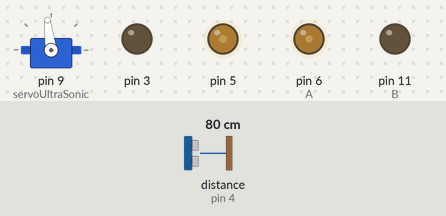
Bench run of a sketch on a simulated Arduino Uno, built with avr-gcc and run on an emulated ATmega328P. On the bench: servo, output pins drawn as LEDs (lit = HIGH). Dashed ring = blinking. The inputs (shaded band) are chosen by the test bench; at power-on: distance to the obstacle (sensor on pin 4) 80 cm. The echo pulse lasts 58.3 µs per cm.

Above: at 2.2 s.
2.3 s: distance to the obstacle (sensor on pin 4) set to 28 cm
4.0 s: distance to the obstacle (sensor on pin 4) set to 21 cm
At 4.6 s:
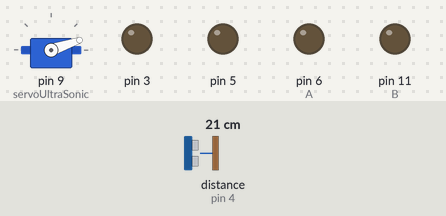
At 4.99 s:
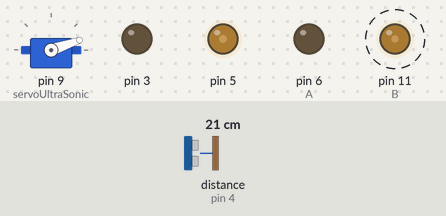
Timing chart, 0 to 13.3 s (numbered marks = the images above; inputs shaded):
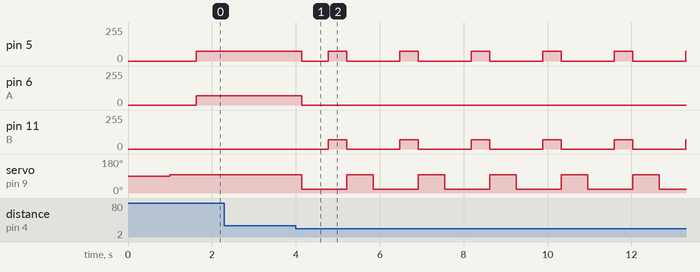

The sketch:

servoUltraSonic.ino
```cpp
// 调用库以及其他头文件
#include "Servo.h"
#include "SR04.h"
#include "setting.h"

// 绑定电机引脚
int carLeftA = 6;
int carLeftB = 11;
int carRightA = 5;
int carRightB = 3;

// 初始化超声波和舵机
SR04 sr04 = SR04(ECHO_PIN, TRIG_PIN);
Servo servoUltraSonic;

void setup()
{
  // 绑定舵机引脚
  servoUltraSonic.attach(9);
  // 延时，方便操作。
  delay(1000);
  /*
  * 根据官方文档，使用analogWrite()函数的引脚，
  * 可以不使用pinMode()进行初始化，所以略去。
  */
}
void loop()
{
  // 声明两个长整形变量，用于存储前方、右方的测距结果。
  long forwardDistance = 0;
  long rightDistance = 0;
  // 调用函数测量前方距离
  forwardDistance = controlServoAndGetDistance(FORWARD);
  if (forwardDistance >= 25)
  {
    // 如果前方距离大于25cm，继续向前走。
    forward();
  }
  else
  {
    // 如果前方距离小于25cm，停车，测量右方距离。
    brake();
    rightDistance = controlServoAndGetDistance(RIGHT);
    if (rightDistance >= 25)
    {
      // 如果右方距离大于25cm，向右转。
      turn(RIGHT);
    }
    else
    {
      // 如果右方距离小于25cm，向左转。
      turn(LEFT);
    }
  }
}
```

common.ino
```cpp
// 该文件包含一些常用控制函数

/*
 * @函数名：void speedControl(int side, int dir)；
 * @参数：side 可选参数：LEFT / RIGHT
 *       dir  可选参数：FORWARD / BACK / STOP
 * @备注："MISTAKE"参数用来微调两个电机的速度，
 *        例子中右轮较慢，因此在给右轮赋值时多加了5，
 *        该数值应根据实际进行适当调节。
 */
#define MISTAKE 5
void speedControl(int side, int dir)
{
  int A, B;
  int s;
  if (LEFT == side)
  {
    A = carLeftA;
    B = carLeftB;
    s = SPEED;
  }
  else if (RIGHT == side)
  {
    A = carRightA;
    B = carRightB;
    s = SPEED + MISTAKE;
  }
  if (FORWARD == dir)
  {
    analogWrite(A, s);
    analogWrite(B, 0);
  }
  else if (BACK == dir)
  {
    analogWrite(A, 0);
    analogWrite(B, s);
  }
  else if (STOP == dir)
  {
    analogWrite(A, 0);
    analogWrite(B, 0);
  }
}
/*
 * @函数名：void turn(int dir)；
 * @参数：dir 可选参数：LEFT / RIGHT
 * @备注："TURN_TIME"参数用来调节单次转向的延时时间，
 *        已用于精确控制专项角度为90度，
 *        例子中使用450ms，需要根据实际进行微调。
 */
#define TURN_TIME 450
void turn(int dir)
{
  if (LEFT == dir)
  {
    speedControl(RIGHT, FORWARD);
    speedControl(LEFT, BACK);
    delay(TURN_TIME);
    brake();
  }
  else if (RIGHT == dir)
  {
    speedControl(LEFT, FORWARD);
    speedControl(RIGHT, BACK);
    delay(TURN_TIME);
    brake();
  }
  else
  {
    // do nothing
  }
}
/*
 * @函数名：brake()；
 * @参数：无
 * @备注：封装停车函数，便于调用。
 */
void brake()
{
  speedControl(LEFT, STOP);
  speedControl(RIGHT, STOP);
}
/*
 * @函数名：forward()；
 * @参数：无
 * @备注：封装前进函数，便于调用。
 */
void forward()
{
  speedControl(RIGHT, FORWARD);
  speedControl(LEFT, FORWARD);
}
/*
 * @函数名：backward()；
 * @参数：无
 * @备注：封装后退函数，便于调用，此项目中未用到。
 */
void backward()
{
  speedControl(RIGHT, BACK);
  speedControl(LEFT, BACK);
}
/*
 * @函数名：long controlServoAndGetDistance(int dir)；
 * @参数：dir  可选参数：FORWARD / LEFT / RIGHT
 * @返回值：长整形 测距均值
 * @备注："dir"参数给定后，会将舵机转至指定角度，
 *        例子中，舵机对中值为97，
 *        向左为180，向右为19，
 *        应根据实际情况进行微调。
 *        例子中，LEFT方向没有用到。
 */
long controlServoAndGetDistance(int dir)
{
  long disAvg = 999;
  if (FORWARD == dir)
  {
    servoUltraSonic.write(97);
  }
  else if (LEFT == dir)
  {
    servoUltraSonic.write(180);
  }
  else if (RIGHT == dir)
  {
    servoUltraSonic.write(19);
  }
  else
  {
    // do nothing
  }
  // 该延时的作用为，等待舵机转向完成。
  delay(500);
  // 调用SR04库的平均值采样方法。该方法每间隔25ms采样5次，去最大最小值，取平均值。
  disAvg = sr04.DistanceAvg(25, 5);
  return disAvg;
}
```

setting.h
```cpp
// 一些特殊定义
#define LEFT 0
#define RIGHT 1
#define FORWARD 2
#define BACK 3
#define STOP 4

// 定义超声波模块绑定引脚
#define TRIG_PIN 4
#define ECHO_PIN 7

// 定义行驶速度，不推荐修改，
// 修改会引起其他一系列修改。
#define SPEED 70
```

Measured:
- the behaviour switches between 25 and 24 cm on distance to the obstacle (sensor on pin 4) (found by bisection; images 0 and 1)
- after the input at 2.3 s, every drawn part: stays the same
- after the input at 4.0 s, pin 5: 75/255 → 0/255 after 0.14 s, then repeats every 1.7 s: 75/255 0.45 s, 0/255 1.3 s; pin 6 (A): 70/255 → 0/255 after 0.14 s; pin 11 (B): alternates 70/255 for 0.45 s and 0/255 for 1.3 s, starting after 0.77 s; servo on pin 9 (servoUltraSonic): alternates 97° for 0.63 s and 19° for 1.1 s, starting after 0.14 s
